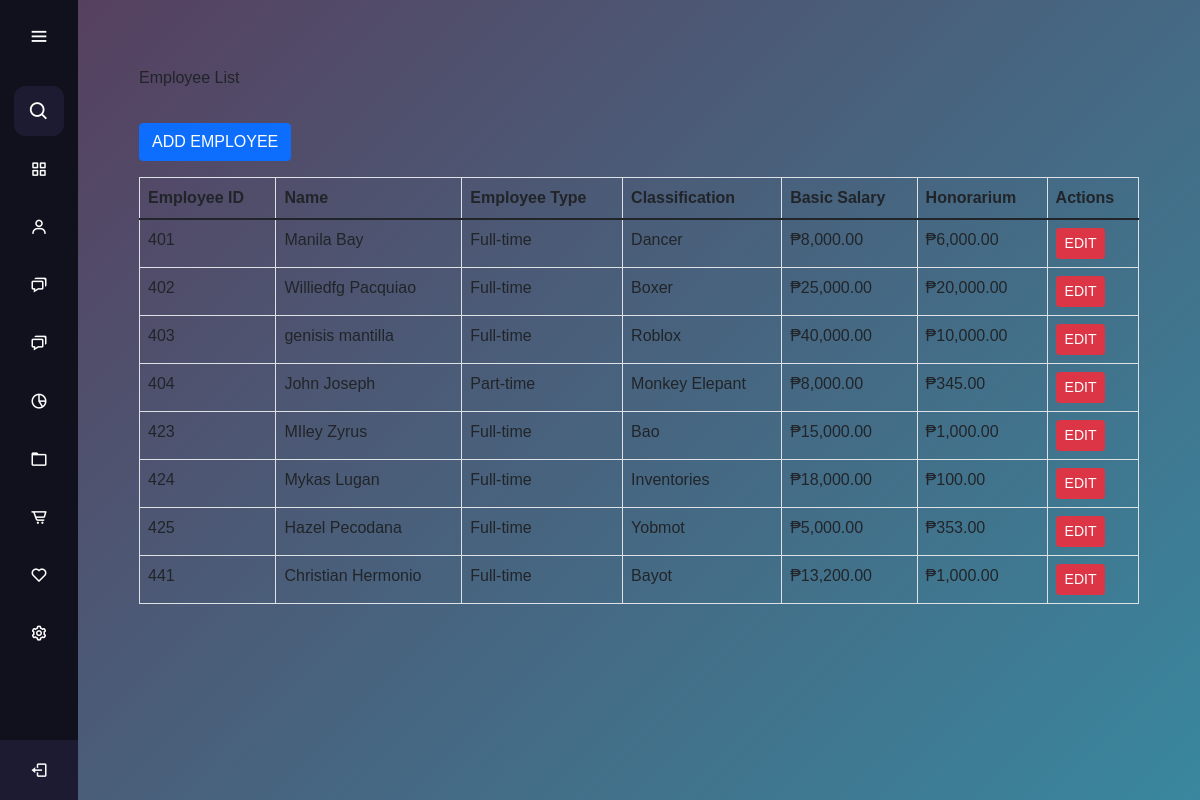
/frontUP/sidebarManageemployee.php, run on the app's committed database.
### tables this page shows
CREATE TABLE `employees` (
  `employee_id` int(11) NOT NULL,
  `first_name` varchar(255) NOT NULL,
  `last_name` varchar(255) NOT NULL,
  `suffix_title` varchar(50) NOT NULL,
  `employee_type` enum('full-time','part-time') NOT NULL,
  `classification` varchar(255) NOT NULL,
  `basic_salary` decimal(10,2) NOT NULL,
  `honorarium` decimal(10,2) DEFAULT 0.00,
  `incentives` decimal(10,0) NOT NULL,
  `overload_rate` decimal(10,0) NOT NULL,
  `watch_reward` decimal(10,0) NOT NULL,
  `absent_lateRate` decimal(10,0) NOT NULL,
  `created_at` timestamp NOT NULL DEFAULT current_timestamp()
);

### frontUP/sidebarManageemployee.php (the view, shortened to what this page needs)
<?php
$conn = new mysqli('localhost', 'root', '', 'gfi_exel');
$sql_fetch = "SELECT * FROM employees";
$result = $conn->query($sql_fetch);
?>
<!DOCTYPE html>
<html lang="en">
<head>
    <script src="https://cdn.tailwindcss.com"></script>
</head>
<link rel="stylesheet" href="css/bootstrap.min.css">
<body>
    <?php include 'aside.php'; ?>
    <main>
    <div class="container mt-5">
        <div id="employeeList">
            <h2 class="mb-9">Employee List</h2>
            <button class="btn btn-primary mb-3" onclick="toggleView('addEmployee')">ADD EMPLOYEE</button>
            <table class="table table-bordered">
                <thead>
                    <tr>
                        <th>Employee ID</th>
                        <th>Name</th>
                        <th>Employee Type</th>
                        <th>Classification</th>
                        <th>Basic Salary</th>
                        <th>Honorarium</th>
                        <th>Actions</th>
                    </tr>
                </thead>
                <tbody>
                    <?php
                    if ($result->num_rows > 0) {
                        while ($row = $result->fetch_assoc()) {
                            echo "<tr>
                                    <td>" . $row['employee_id'] . "</td>
                                    <td>" . $row['first_name'] . " " . $row['last_name'] . "</td>
                                    <td>" . ucfirst($row['employee_type']) . "</td>
                                    <td>" . $row['classification'] . "</td>
                                    <td>₱" . number_format($row['basic_salary'], 2) . "</td>
                                    <td>₱" . number_format($row['honorarium'], 2) . "</td>
                                    <td>
                                        <button class='btn btn-danger btn-sm' onclick='toggleEditForm(" . $row['employee_id'] . ")'>EDIT</button>
                                    </td>
                                  </tr>";
                        }
                    } else {
                        echo "<tr><td colspan='7'>No employees found.</td></tr>";
                    }
                    ?>
                </tbody>
            </table>
        </div>
    </div>
    </main>
</body>
</html>

### frontUP/styles.css (style rules this page uses)
* { margin: 0; padding: 0; box-sizing: border-box; font-family: "Poppins", sans-serif; }
main { margin-left: 78px; padding: 20px; transition: margin-left 0.5s ease; min-height: 100vh; background: linear-gradient( 135deg, #56405f, #39879e ); }

### data on the page
employees: employee_id "401", first_name "Manila", last_name "Bay", employee_type "Full-time", classification "Dancer", basic_salary "8,000.00", honorarium "6,000.00"
employees: employee_id "402", first_name "Williedfg", last_name "Pacquiao", employee_type "Full-time", classification "Boxer", basic_salary "25,000.00", honorarium "20,000.00"
employees: employee_id "403", first_name "genisis", last_name "mantilla", employee_type "Full-time", classification "Roblox", basic_salary "40,000.00", honorarium "10,000.00"
employees: employee_id "404", first_name "John", last_name "Joseph", employee_type "Part-time", classification "Monkey Elepant", basic_salary "8,000.00", honorarium "345.00"
employees: employee_id "423", first_name "MIley", last_name "Zyrus", employee_type "Full-time", classification "Bao", basic_salary "15,000.00", honorarium "1,000.00"
employees: employee_id "424", first_name "Mykas", last_name "Lugan", employee_type "Full-time", classification "Inventories", basic_salary "18,000.00", honorarium "100.00"
employees: employee_id "425", first_name "Hazel", last_name "Pecodana", employee_type "Full-time", classification "Yobmot", basic_salary "5,000.00", honorarium "353.00"
employees: employee_id "441", first_name "Christian", last_name "Hermonio", employee_type "Full-time", classification "Bayot", basic_salary "13,200.00", honorarium "1,000.00"
